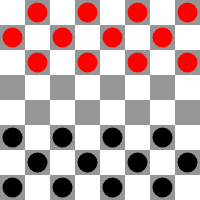
Frame 1 (no input)
Frame 2 (the mouse pressed at the canvas centre, redrawn once): identical to frame 1, image omitted

The p5.js sketch that drew this single still picture (run headless with seeded random() and noise() and a simulated clock; the mouse was pressed at the canvas centre and the sketch redrawn once):

// p5.js sketch
// ── sketch.js
// チェッカー
function setup() {
  createCanvas(200, 200);
  noStroke(); // 枠線をなくす
}

function draw() {
  const w = width / 8; // マスの一辺の長さ

  for(let i = 0; i < 8; i++){
    for(let j = 0; j < 8; j++){
      // i,j=(定数)はマス目の辺上を通る直線と考える
      let k = i + j;

      //マス目の描画
      // i+j(k)が奇数になる時に灰色を塗る
      if(k % 2 == 1){ 
        fill(150, 150, 150);
        rect(i * w, j * w, w, w);
      }
      //i+j(k)が偶数になる時に白色を塗る
      else{ 
        fill(255,255,255);
        rect(i * w, j * w, w, w);
      }

      //丸の描画
      // 丸の中心座標=マス目の中心（先ほど用いた点の座標にマス目の2分の1の長さを足す）
      const circle_x = i * w + w / 2;
      const circle_y = j * w + w / 2;
      // 円の直径をマス目の幅の80％にする
      const circle_d = w * 0.8; 
      //灰色のマスの上に丸を描く
      if(k % 2 == 1){
        if(j < 3){
          fill(255, 0, 0); // 赤色
          ellipse(circle_x, circle_y, circle_d, circle_d);
        }
      // 灰色のマスの上に黒い丸を描く
        else if(j >= 5){
          fill(0, 0, 0); // 黒色
          ellipse(circle_x, circle_y, circle_d, circle_d);
        }
      }
    }   
  }
  noLoop(); //draw()の繰り返しを止める
}
